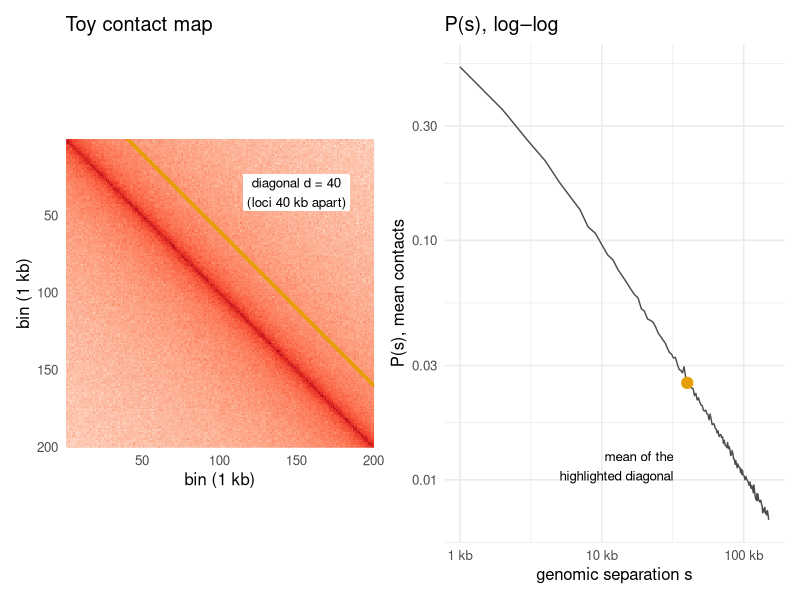

Write R code to recreate this figure.
## ---- chunk 1
#| label: fig-ps-toy
#| fig-cap: "From a contact map to P(s), on toy data. Left: a made-up 200 × 200 contact map at 1 kb bins (contact frequency falling as 1/*s*, with noise), log10 scale. The highlighted diagonal holds every pair of loci 40 kb apart. Right: averaging each diagonal gives one point of P(s); the highlighted point is the average of the highlighted diagonal. On log–log axes the curve is close to a straight line with slope about −1."
#| fig-width: 10
#| fig-height: 4.6
#| code-fold: true
#| code-summary: "Code: build the toy map and its P(s)"
#| message: false
library(ggplot2)
library(patchwork)

set.seed(1)
n_bins     <- 200
resolution <- 1000
d_show     <- 40

toy <- outer(seq_len(n_bins), seq_len(n_bins), \(i, j) 1 / (abs(i - j) + 1))
toy <- toy * matrix(rlnorm(n_bins^2, sdlog = 0.35), n_bins)
toy <- (toy + t(toy)) / 2

map_df <- expand.grid(i = seq_len(n_bins), j = seq_len(n_bins)) |>
  transform(contacts = as.vector(toy), on_diag = abs(i - j) == d_show)

ps_df <- data.frame(d = 1:150) |>
  transform(s_bp = d * resolution,
            ps   = vapply(d, \(k) mean(toy[cbind(seq_len(n_bins - k), seq_len(n_bins - k) + k)]),
                          numeric(1)))

p_map <- ggplot(map_df, aes(j, i, fill = log10(contacts))) +
  geom_raster() +
  geom_tile(data = subset(map_df, on_diag & i < j), fill = NA, colour = "#E69F00",
            linewidth = 0.6) +
  scale_fill_distiller(palette = "Reds", direction = 1, guide = "none") +
  scale_y_reverse(expand = c(0, 0)) +
  scale_x_continuous(expand = c(0, 0)) +
  coord_fixed() +
  annotate("label", x = 150, y = 35, size = 3.4, label.size = 0,
           label = paste0("diagonal d = ", d_show, "\n(loci ", d_show, " kb apart)")) +
  labs(x = "bin (1 kb)", y = "bin (1 kb)", title = "Toy contact map") +
  theme_minimal(base_size = 12)

p_ps <- ggplot(ps_df, aes(s_bp, ps)) +
  geom_line(colour = "grey30") +
  geom_point(data = subset(ps_df, d == d_show), colour = "#E69F00", size = 3.5) +
  annotate("text", x = d_show * resolution * 0.8, y = ps_df$ps[d_show] * 0.45, hjust = 1,
           size = 3.4, label = "mean of the\nhighlighted diagonal") +
  scale_x_log10(labels = scales::label_number(scale_cut = scales::cut_si("b"))) +
  scale_y_log10() +
  labs(x = "genomic separation s", y = "P(s), mean contacts", title = "P(s), log–log") +
  theme_minimal(base_size = 12)

p_map + p_ps + plot_layout(widths = c(1, 1.1))
